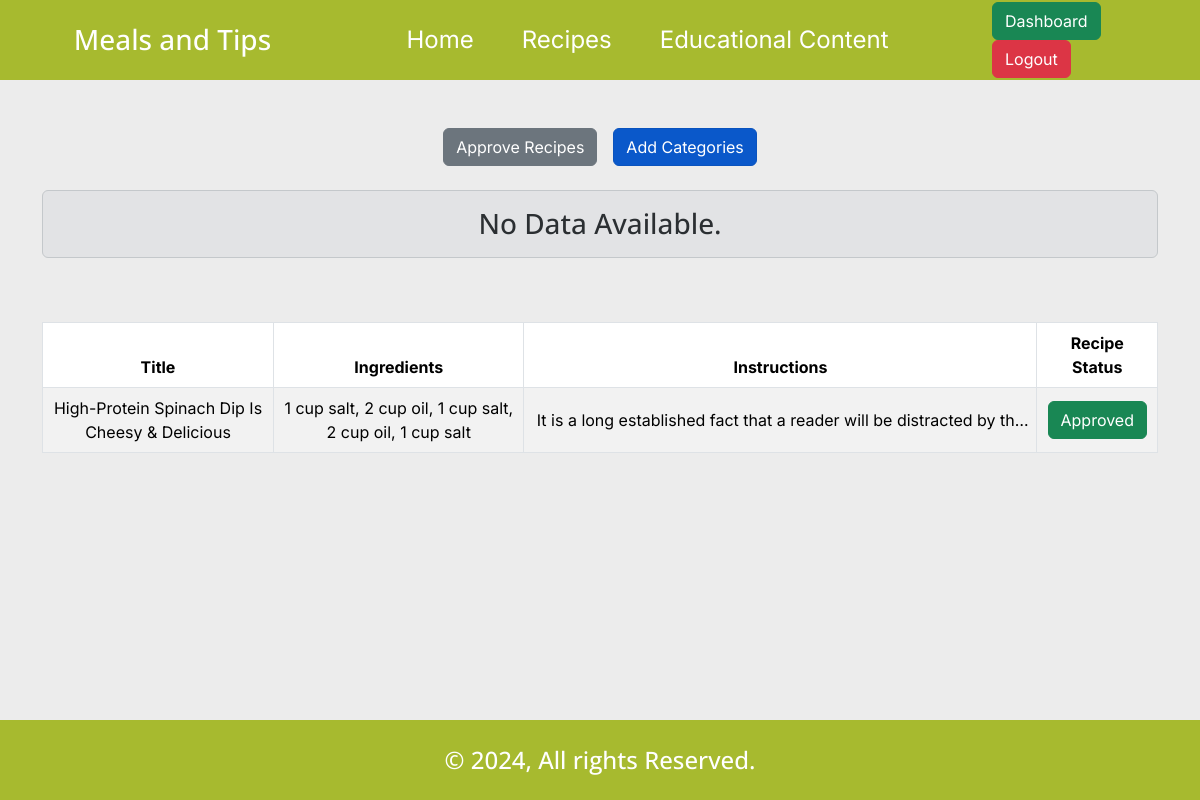
Page /adminDashboard.php (signed in) on the committed database.
### tables this page shows
CREATE TABLE `recipes` (
  `id` int(11) NOT NULL,
  `recipe_title` varchar(255) NOT NULL,
  `ingredients` text NOT NULL,
  `instructions` text NOT NULL,
  `nutritionist_id` int(11) NOT NULL,
  `cat_id` int(11) NOT NULL,
  `recipe_status` enum('0','1','2') NOT NULL DEFAULT '0',
  `recipe_img` text DEFAULT NULL
);

### core/functions.php (called while the page is built, shortened)
<?php
require_once 'database.php';
function isLoggedin()
{
    return isset($_SESSION['user']) ? true : false;
}

### core/database.php (called while the page is built, shortened)
<?php
include_once 'functions.php';
if (isset($_SESSION['user'])) {
    $userID = $_SESSION['user'];
    $getUserQ = $db->query("SELECT * FROM `users` WHERE `id`='$userID'");
    $userData = mysqli_fetch_object($getUserQ);
    $userRole = $userData->role;
}

### adminDashboard.php (the view, shortened to what this page needs)
<?php
require_once 'core/database.php';
?>
<!DOCTYPE html>
<html lang="en">
<head>
    <?php include 'includes/external_css.php'; ?>
    <link rel="stylesheet" href="css/style.min.css">
</head>
<body id="adminDashboard">
    <?php include_once 'includes/header.php'; ?>
    <div class="container mx-auto mt-5">
        <div class="row">
            <div class="tab-buttons col-12 d-flex gap-3 justify-content-center">
                <a href="#!" class="btn btn-secondary">Approve Recipes</a>
                <a href="#!" class="btn btn-primary active">Add Categories</a>
            </div>
        </div>
        <div class="row content-wrapper">
            <div class="col-12 mx-auto mt-4">
                <div class="row">
                    <div class="col-12 mb-5">
                        <?php
                        $getRecipe_Q = $db->query("CALL `get_recipes_list_in_review`()");
                        if (mysqli_num_rows($getRecipe_Q) > 0):
                        ?>
                            <table id="example" class="align-middle text-center table table-striped table-bordered">
                                <thead>
                                    <tr>
                                        <th>Title</th>
                                        <th>Ingredients</th>
                                        <th>Instructions</th>
                                        <th>Recipe Image</th>
                                        <th>Recipe Status</th>
                                        <th>Action</th>
                                    </tr>
                                </thead>
                                <tbody>
                                    <?php while ($recipe_list = mysqli_fetch_object($getRecipe_Q)): ?>
                                        <tr>
                                            <td><?= $recipe_list->recipe_title ?></td>
                                            <td><?= $recipe_list->ingredients ?></td>
                                            <td><span title="<?= $recipe_list->instructions ?>" class="line-clamp-1"><?= $recipe_list->instructions ?></span>
                                            </td>
                                            <td>
                                                <img class="d-block mx-auto" src="img/recipe/<?= $recipe_list->recipe_img ?>" alt="recipe_img_<?= $recipe_list->recipe_id ?>" width="50" height="50">
                                            </td>
                                            <td>
                                                <?php if ($recipe_list->recipe_status == '0'): ?>
                                                    <span class="btn btn-secondary">in-review</span>
                                                <?php else: ?>
                                                    <span class="btn btn-success">approved</span>
                                                <?php endif; ?>
                                            </td>
                                            <td>
                                                <a href="#!" data-id="<?= $recipe_list->recipe_id ?>" class="btn btn-sm btn-primary btn-update" data-bs-toggle="modal" data-bs-target="#editModal">Edit</a>
                                                <a href="#!" data-id="<?= $recipe_list->recipe_id ?>" class="btn btn-sm btn-danger btn-del">Delete</a>
                                            </td>
                                        </tr>
                                    <?php endwhile; ?>
                                </tbody>
                            </table>
                        <?php else: ?>
                            <h3 class="text-center alert alert-secondary">No Data Available.</h3>
                        <?php endif;
                        $db->next_result(); ?>
                    </div>
                    <div class="col-12">
                        <?php
                        $getRecipe1_Q = $db->query("CALL `get_recipes_list_approved`()");
                        if (mysqli_num_rows($getRecipe1_Q) > 0):
                        ?>
                            <table id="example1" class="align-middle text-center table table-striped table-bordered">
                                <thead>
                                    <tr>
                                        <th>Title</th>
                                        <th>Ingredients</th>
                                        <th>Instructions</th>
                                        <th>Recipe Status</th>
                                    </tr>
                                </thead>
                                <tbody>
                                    <?php while ($recipe_list_ = mysqli_fetch_object($getRecipe1_Q)): ?>
                                        <tr>
                                            <td><?= $recipe_list_->recipe_title ?></td>
                                            <td><?= $recipe_list_->ingredients ?></td>
                                            <td><span title="<?= $recipe_list_->instructions ?>" class="line-clamp-1"><?= $recipe_list_->instructions ?></span></td>
                                            <td>
                                                <?php if ($recipe_list_->recipe_status == '0'): ?>
                                                    <span class="btn btn-secondary">In-Review</span>
                                                <?php else: ?>
                                                    <span class="btn btn-success">Approved</span>
                                                <?php endif; ?>
                                            </td>
                                        </tr>
                                    <?php endwhile; ?>
                                </tbody>
                            </table>
                        <?php else: ?>
                        <?php endif;
                        $db->next_result(); ?>
                    </div>
                </div>
            </div>
        </div>
    </div>
    <div class="toast-container position-fixed bottom-0 end-0 p-3">
    </div>
    <?php include_once 'includes/footer.php'; ?>
</body>
</html>

### includes/external_css.php (shortened to what this page needs)
<link href="https://cdn.jsdelivr.net/npm/bootstrap@5.3.3/dist/css/bootstrap.min.css" rel="stylesheet">
<link rel="stylesheet" href="https://cdn.datatables.net/2.1.8/css/dataTables.bootstrap5.css">
<link rel="stylesheet" href="https://cdn.datatables.net/responsive/3.0.3/css/responsive.bootstrap5.css">

### includes/header.php
<header>
    <div class="container mx-auto">
        <div class="row">
            <div class="col-3 d-flex align-items-center justify-content-center">
                <div class="logo">
                    <a href="./" class="text-decoration-none">
                        <h3 class="text-white mb-0"><?= TITLE ?></h3>
                    </a>
                </div>
            </div>
            <div class="col-7 d-flex align-items-center justify-content-center">
                <ul class="nav d-flex gap-5">
                    <li>
                        <a class="fs-4" href="./">Home</a>
                    </li>
                    <li>
                        <a class="fs-4" href="./recipes_list.php">Recipes</a>
                    </li>
                    <li>
                        <a class="fs-4" href="#!">Educational Content</a>
                    </li>
                </ul>
            </div>
            <div class="col-2 d-flex align-items-center justify-content-center">
                <div class="nav-buttons">
                    <?php if (isLoggedin()): ?>
                        <?php if ($userRole == 'admin'): ?>
                            <a href="./adminDashboard.php" class="btn btn-success">Dashboard</a>
                        <?php elseif ($userRole == 'nutritionist'): ?>
                            <a href="./nutritionistDashboard.php" class="btn btn-success">Dashboard</a>
                        <?php endif; ?>
                        <a href="logout.php" class="btn btn-danger">Logout</a>
                    <?php else: ?>
                        <a href="login.php" class="btn btn-primary">Login</a>
                    <?php endif; ?>
                </div>
            </div>
        </div>
    </div>
</header>

### includes/footer.php
<footer>
    <h4 class="text-white text-center mb-0">&copy; <?= date('Y') ?>, All rights Reserved.</h4>
</footer>

### rows in the picture
recipes: recipe_title "High-Protein Spinach Dip Is Cheesy & Delicious", ingredients "1 cup salt, 2 cup oil, 1 cup salt, 2 cup oil, 1 cup salt", instructions "It is a long established fact that a reader will be distracted by…", recipe_status "Approved"

### other values in the picture
TITLE "Meals and Tips"
